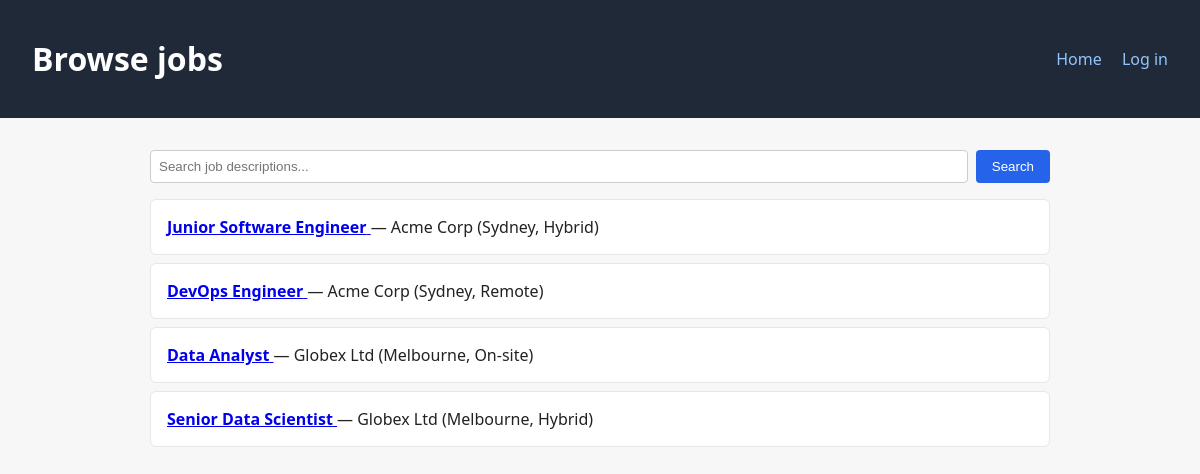
/jobs.php, run on the app's committed database.
### tables this page shows
CREATE TABLE jobs (
    id                INT AUTO_INCREMENT PRIMARY KEY,
    employer_id       INT NOT NULL,
    title             VARCHAR(255) NOT NULL,
    description       TEXT NOT NULL,
    required_education VARCHAR(255),
    required_skills   TEXT,
    years_experience  INT DEFAULT 0,
    work_mode         ENUM('Remote', 'On-site', 'Hybrid') DEFAULT 'On-site',
    location          VARCHAR(255),
    created_at        TIMESTAMP DEFAULT CURRENT_TIMESTAMP,
    FOREIGN KEY (employer_id) REFERENCES users(id) ON DELETE CASCADE
);

CREATE TABLE employers (
    user_id      INT PRIMARY KEY,
    company_name VARCHAR(255) NOT NULL,
    company_info TEXT,
    FOREIGN KEY (user_id) REFERENCES users(id) ON DELETE CASCADE
);

### src/Session.php (called while the page is built, shortened)
<?php
class Session
{
    public static function get(string $key, $default = null)
    {
        return $_SESSION[$key] ?? $default;
    }
    public static function userId(): ?int
    {
        $id = self::get('user_id');
        return $id ? (int)$id : null;
    }
    public static function isLoggedIn(): bool
    {
        return self::userId() !== null;
    }
}

### bootstrap.php (called while the page is built, shortened)
<?php
spl_autoload_register(function (string $class): void {
    $prefixes = [
        'App\\'   => __DIR__ . '/src/',
        'Tests\\' => __DIR__ . '/tests/',
    ];
    foreach ($prefixes as $prefix => $baseDir) {
        if (str_starts_with($class, $prefix)) {
            $relative = substr($class, strlen($prefix));
            $file = $baseDir . str_replace('\\', '/', $relative) . '.php';
            return;
        }
    }
});

### src/Database.php (called while the page is built, shortened)
<?php
class Database
{
    private static ?PDO $pdo = null;
    public static function connection(): PDO
    {
        if (self::$pdo === null) {
            $config = require __DIR__ . '/../config/config.php';
            $dsn = sprintf(
                'mysql:host=%s;dbname=%s;charset=utf8mb4',
                $config['db_host'],
                $config['db_name']
            );
            try {
                self::$pdo = new PDO($dsn, $config['db_user'], $config['db_pass'], [
                    PDO::ATTR_ERRMODE            => PDO::ERRMODE_EXCEPTION,
                    PDO::ATTR_DEFAULT_FETCH_MODE => PDO::FETCH_ASSOC,
                    PDO::ATTR_EMULATE_PREPARES   => false,
                ]);
            } catch (PDOException $e) {
                http_response_code(500);
                die('Database connection failed: ' . htmlspecialchars($e->getMessage()));
            }
        }
        return self::$pdo;
    }
}

### src/JobRepository.php (called while the page is built, shortened)
<?php
class JobRepository
{
    public static function listAll(): array
    {
        $stmt = Database::connection()->query(
            'SELECT j.*, e.company_name
             FROM jobs j LEFT JOIN employers e ON e.user_id = j.employer_id
             ORDER BY j.created_at DESC'
        );
        return $stmt->fetchAll();
    }
}

### jobs.php (the view, shortened to what this page needs)
<?php
require_once __DIR__ . '/bootstrap.php';
$keyword = trim($_GET['q'] ?? '');
$jobs    = $keyword === '' ? JobRepository::listAll() : JobRepository::searchByKeyword($keyword);
?>
<!DOCTYPE html>
<html lang="en">
<head>
    <link rel="stylesheet" href="assets/css/style.css">
</head>
<body>
<header>
    <h1>Browse jobs</h1>
    <nav>
        <a href="index.php">Home</a>
        <?php if (Session::isLoggedIn()): ?>
            <a href="logout.php">Log out</a>
        <?php else: ?>
            <a href="login.php">Log in</a>
        <?php endif; ?>
    </nav>
</header>
<main>
    <form method="GET" class="search-form">
        <input name="q" placeholder="Search job descriptions..." value="<?= htmlspecialchars($keyword) ?>">
        <button type="submit">Search</button>
    </form>
    <?php if (empty($jobs)): ?>
        <p>No jobs found<?= $keyword ? ' for "' . htmlspecialchars($keyword) . '"' : '' ?>.</p>
    <?php else: ?>
        <ul class="job-list">
            <?php foreach ($jobs as $job): ?>
                <li>
                    <a href="job_detail.php?id=<?= (int)$job['id'] ?>">
                        <strong><?= htmlspecialchars($job['title']) ?></strong>
                    </a>
                    — <?= htmlspecialchars($job['company_name'] ?? '') ?>
                    (<?= htmlspecialchars($job['location']) ?>, <?= htmlspecialchars($job['work_mode']) ?>)
                </li>
            <?php endforeach; ?>
        </ul>
    <?php endif; ?>
</main>
</body>
</html>

### assets/css/style.css (style rules this page uses)
body { font-family: system-ui, -apple-system, sans-serif; margin: 0; color: #222; background: #f7f7f8; }
header { background: #1f2937; color: white; padding: 1rem 2rem; display: flex; justify-content: space-between; align-items: center; }
header nav a { color: #93c5fd; margin-left: 1rem; text-decoration: none; }
main { max-width: 900px; margin: 2rem auto; padding: 0 1rem; }
.job-list, .dash, .candidate-list { list-style: none; padding: 0; }
.job-list li, .candidate-list li { background: white; padding: 1rem; margin-bottom: 0.5rem; border: 1px solid #e5e7eb; border-radius: 6px; }
.search-form { display: flex; gap: 0.5rem; margin-bottom: 1rem; }
.search-form input { flex: 1; padding: 0.5rem; border: 1px solid #ccc; border-radius: 4px; }
.search-form button { padding: 0.5rem 1rem; background: #2563eb; color: white; border: none; border-radius: 4px; cursor: pointer; }

### data on the page
jobs: title "Junior Software Engineer", employers.company_name "Acme Corp", location "Sydney", work_mode "Hybrid"
jobs: title "DevOps Engineer", employers.company_name "Acme Corp", location "Sydney", work_mode "Remote"
jobs: title "Data Analyst", employers.company_name "Globex Ltd", location "Melbourne", work_mode "On-site"
jobs: title "Senior Data Scientist", employers.company_name "Globex Ltd", location "Melbourne", work_mode "Hybrid"
